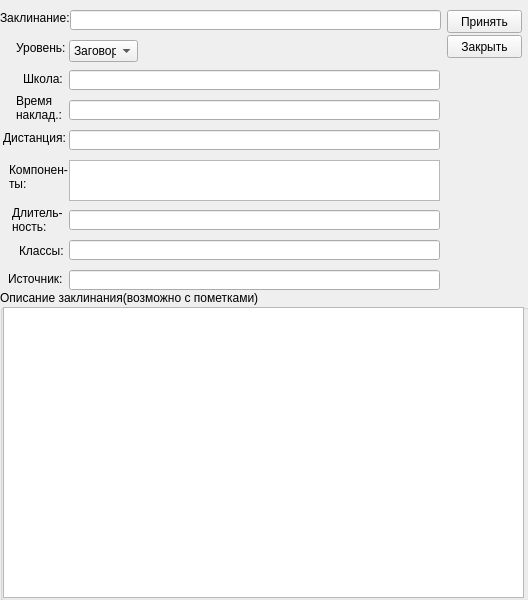
<?xml version="1.0" encoding="UTF-8"?>
<ui version="4.0">
 <class>spell_window</class>
 <widget class="QMainWindow" name="spell_window">
  <property name="geometry">
   <rect>
    <x>0</x>
    <y>0</y>
    <width>528</width>
    <height>600</height>
   </rect>
  </property>
  <property name="minimumSize">
   <size>
    <width>528</width>
    <height>600</height>
   </size>
  </property>
  <property name="maximumSize">
   <size>
    <width>528</width>
    <height>600</height>
   </size>
  </property>
  <property name="windowTitle">
   <string>Spell Window</string>
  </property>
  <widget class="QWidget" name="centralwidget">
   <widget class="QLabel" name="label_3">
    <property name="geometry">
     <rect>
      <x>16</x>
      <y>87</y>
      <width>51</width>
      <height>41</height>
     </rect>
    </property>
    <property name="font">
     <font>
      <pointsize>9</pointsize>
     </font>
    </property>
    <property name="text">
     <string>Время наклад.:</string>
    </property>
    <property name="wordWrap">
     <bool>true</bool>
    </property>
   </widget>
   <widget class="QLabel" name="label_7">
    <property name="geometry">
     <rect>
      <x>19</x>
      <y>244</y>
      <width>47</width>
      <height>13</height>
     </rect>
    </property>
    <property name="font">
     <font>
      <pointsize>9</pointsize>
     </font>
    </property>
    <property name="text">
     <string>Классы:</string>
    </property>
   </widget>
   <widget class="QLabel" name="label_4">
    <property name="geometry">
     <rect>
      <x>3</x>
      <y>130</y>
      <width>71</width>
      <height>16</height>
     </rect>
    </property>
    <property name="font">
     <font>
      <pointsize>9</pointsize>
     </font>
    </property>
    <property name="text">
     <string>Дистанция:</string>
    </property>
   </widget>
   <widget class="QLineEdit" name="time_to_cast">
    <property name="geometry">
     <rect>
      <x>69</x>
      <y>100</y>
      <width>371</width>
      <height>20</height>
     </rect>
    </property>
   </widget>
   <widget class="QGroupBox" name="groupBox">
    <property name="geometry">
     <rect>
      <x>0</x>
      <y>290</y>
      <width>531</width>
      <height>311</height>
     </rect>
    </property>
    <property name="font">
     <font>
      <pointsize>9</pointsize>
     </font>
    </property>
    <property name="title">
     <string>Описание заклинания(возможно с пометками)</string>
    </property>
    <widget class="QTextEdit" name="spells_descriptions">
     <property name="geometry">
      <rect>
       <x>3</x>
       <y>17</y>
       <width>521</width>
       <height>291</height>
      </rect>
     </property>
    </widget>
   </widget>
   <widget class="QTextEdit" name="intems_to_spell">
    <property name="geometry">
     <rect>
      <x>69</x>
      <y>160</y>
      <width>371</width>
      <height>41</height>
     </rect>
    </property>
    <property name="html">
     <string>&lt;!DOCTYPE HTML PUBLIC &quot;-//W3C//DTD HTML 4.0//EN&quot; &quot;http://www.w3.org/TR/REC-html40/strict.dtd&quot;&gt;
&lt;html&gt;&lt;head&gt;&lt;meta name=&quot;qrichtext&quot; content=&quot;1&quot; /&gt;&lt;style type=&quot;text/css&quot;&gt;
p, li { white-space: pre-wrap; }
&lt;/style&gt;&lt;/head&gt;&lt;body style=&quot; font-family:'MS Shell Dlg 2'; font-size:8.25pt; font-weight:400; font-style:normal;&quot;&gt;
&lt;p style=&quot;-qt-paragraph-type:empty; margin-top:12px; margin-bottom:12px; margin-left:0px; margin-right:0px; -qt-block-indent:0; text-indent:0px;&quot;&gt;&lt;br /&gt;&lt;/p&gt;&lt;/body&gt;&lt;/html&gt;</string>
    </property>
   </widget>
   <widget class="QLineEdit" name="spell_lives">
    <property name="geometry">
     <rect>
      <x>69</x>
      <y>210</y>
      <width>371</width>
      <height>20</height>
     </rect>
    </property>
   </widget>
   <widget class="QLabel" name="label_5">
    <property name="geometry">
     <rect>
      <x>9</x>
      <y>161</y>
      <width>61</width>
      <height>31</height>
     </rect>
    </property>
    <property name="font">
     <font>
      <pointsize>9</pointsize>
     </font>
    </property>
    <property name="text">
     <string>Компонен- ты:</string>
    </property>
    <property name="wordWrap">
     <bool>true</bool>
    </property>
   </widget>
   <widget class="QLineEdit" name="distantion">
    <property name="geometry">
     <rect>
      <x>69</x>
      <y>130</y>
      <width>371</width>
      <height>20</height>
     </rect>
    </property>
   </widget>
   <widget class="QLabel" name="label">
    <property name="geometry">
     <rect>
      <x>16</x>
      <y>40</y>
      <width>51</width>
      <height>16</height>
     </rect>
    </property>
    <property name="font">
     <font>
      <pointsize>9</pointsize>
     </font>
    </property>
    <property name="text">
     <string>Уровень:</string>
    </property>
   </widget>
   <widget class="QLabel" name="label_6">
    <property name="geometry">
     <rect>
      <x>12</x>
      <y>204</y>
      <width>51</width>
      <height>31</height>
     </rect>
    </property>
    <property name="font">
     <font>
      <pointsize>9</pointsize>
     </font>
    </property>
    <property name="text">
     <string>Длитель- ность:</string>
    </property>
    <property name="wordWrap">
     <bool>true</bool>
    </property>
   </widget>
   <widget class="QLineEdit" name="source_of_spell">
    <property name="geometry">
     <rect>
      <x>69</x>
      <y>270</y>
      <width>371</width>
      <height>20</height>
     </rect>
    </property>
   </widget>
   <widget class="QComboBox" name="spell_lvl">
    <property name="geometry">
     <rect>
      <x>69</x>
      <y>40</y>
      <width>69</width>
      <height>22</height>
     </rect>
    </property>
    <property name="font">
     <font>
      <pointsize>9</pointsize>
     </font>
    </property>
    <item>
     <property name="text">
      <string>Заговор</string>
     </property>
    </item>
    <item>
     <property name="text">
      <string>1</string>
     </property>
    </item>
    <item>
     <property name="text">
      <string>2</string>
     </property>
    </item>
    <item>
     <property name="text">
      <string>3</string>
     </property>
    </item>
    <item>
     <property name="text">
      <string>4</string>
     </property>
    </item>
    <item>
     <property name="text">
      <string>5</string>
     </property>
    </item>
    <item>
     <property name="text">
      <string>6</string>
     </property>
    </item>
    <item>
     <property name="text">
      <string>7</string>
     </property>
    </item>
    <item>
     <property name="text">
      <string>8</string>
     </property>
    </item>
    <item>
     <property name="text">
      <string>9</string>
     </property>
    </item>
   </widget>
   <widget class="QLabel" name="label_8">
    <property name="geometry">
     <rect>
      <x>8</x>
      <y>269</y>
      <width>60</width>
      <height>20</height>
     </rect>
    </property>
    <property name="font">
     <font>
      <pointsize>9</pointsize>
     </font>
    </property>
    <property name="text">
     <string>Источник:</string>
    </property>
   </widget>
   <widget class="QLineEdit" name="school_of_spell">
    <property name="geometry">
     <rect>
      <x>69</x>
      <y>70</y>
      <width>371</width>
      <height>20</height>
     </rect>
    </property>
   </widget>
   <widget class="QLabel" name="label_2">
    <property name="geometry">
     <rect>
      <x>23</x>
      <y>72</y>
      <width>40</width>
      <height>13</height>
     </rect>
    </property>
    <property name="font">
     <font>
      <pointsize>9</pointsize>
     </font>
    </property>
    <property name="text">
     <string>Школа:</string>
    </property>
   </widget>
   <widget class="QLineEdit" name="classes_cast">
    <property name="geometry">
     <rect>
      <x>69</x>
      <y>240</y>
      <width>371</width>
      <height>20</height>
     </rect>
    </property>
   </widget>
   <widget class="QPushButton" name="add_spell_button">
    <property name="geometry">
     <rect>
      <x>447</x>
      <y>10</y>
      <width>75</width>
      <height>23</height>
     </rect>
    </property>
    <property name="font">
     <font>
      <pointsize>9</pointsize>
     </font>
    </property>
    <property name="text">
     <string>Принять</string>
    </property>
   </widget>
   <widget class="QPushButton" name="close_spell_button">
    <property name="geometry">
     <rect>
      <x>447</x>
      <y>35</y>
      <width>75</width>
      <height>23</height>
     </rect>
    </property>
    <property name="font">
     <font>
      <pointsize>9</pointsize>
     </font>
    </property>
    <property name="text">
     <string>Закрыть</string>
    </property>
   </widget>
   <widget class="QLabel" name="label_9">
    <property name="geometry">
     <rect>
      <x>0</x>
      <y>10</y>
      <width>71</width>
      <height>16</height>
     </rect>
    </property>
    <property name="font">
     <font>
      <pointsize>9</pointsize>
     </font>
    </property>
    <property name="text">
     <string>Заклинание:</string>
    </property>
   </widget>
   <widget class="QLineEdit" name="name_of_spell">
    <property name="geometry">
     <rect>
      <x>70</x>
      <y>10</y>
      <width>371</width>
      <height>20</height>
     </rect>
    </property>
   </widget>
   <widget class="QLabel" name="spell_indicator">
    <property name="geometry">
     <rect>
      <x>150</x>
      <y>37</y>
      <width>261</width>
      <height>31</height>
     </rect>
    </property>
    <property name="font">
     <font>
      <family>Segoe UI Black</family>
      <pointsize>14</pointsize>
      <weight>75</weight>
      <bold>true</bold>
      <underline>true</underline>
     </font>
    </property>
    <property name="frameShape">
     <enum>QFrame::NoFrame</enum>
    </property>
    <property name="frameShadow">
     <enum>QFrame::Plain</enum>
    </property>
    <property name="text">
     <string/>
    </property>
    <property name="alignment">
     <set>Qt::AlignLeading|Qt::AlignLeft|Qt::AlignTop</set>
    </property>
   </widget>
  </widget>
 </widget>
 <resources/>
 <connections/>
</ui>
